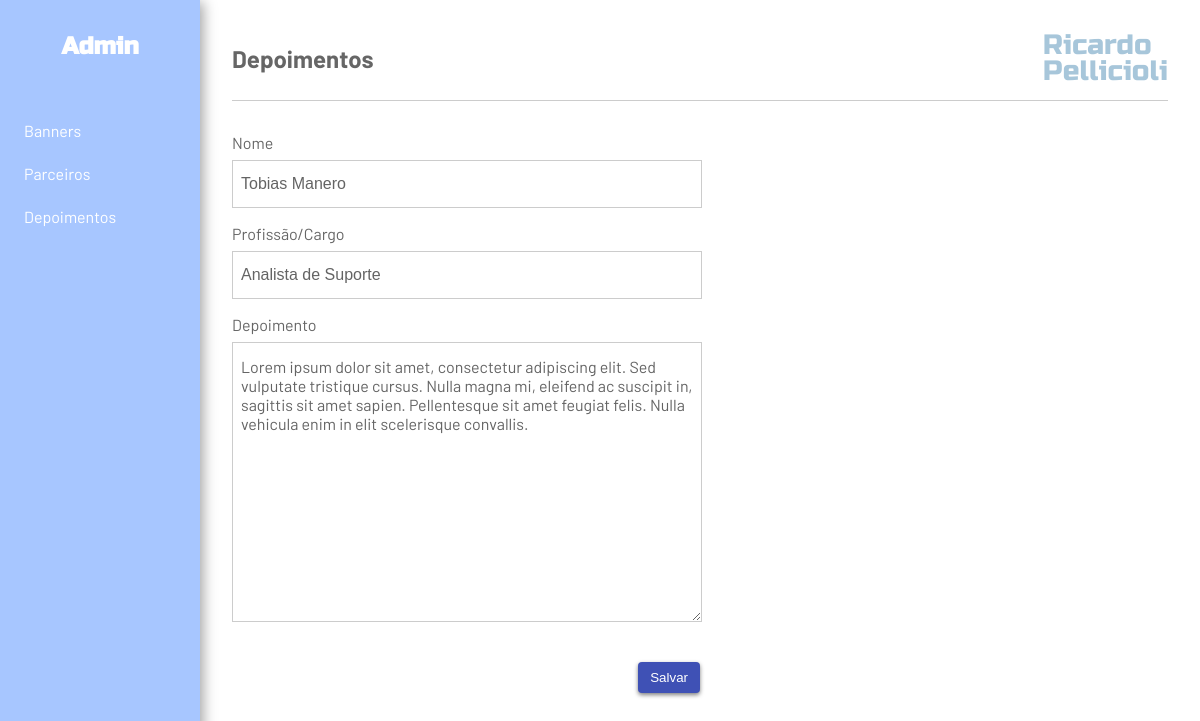
The app's page /admin/depoimento/editar/3 with its own data.
### tables this page shows
CREATE TABLE `testimony` (
  `id` int(11) NOT NULL AUTO_INCREMENT,
  `name` varchar(255) NOT NULL,
  `occupation` varchar(255) NOT NULL,
  `description` text NULL,
  PRIMARY KEY (`id`)
);

### application/controllers/Main.php (called while the page is built, shortened)
<?php
class Main extends CI_Controller {
	function __construct(){
		$this->load->helper('url');
	}
	public function testimony($id){
		if($id){
			$this->load->model('testimony_m');
			$testimony = $this->testimony_m->get($id);
		}
		$this->load->view('main', array(
			'content' => 'admin',
			'title' => "Depoimentos",
			'container' => 'form-testimony',
			'testimony' => $testimony,
			'user' => $_SESSION['user']
		));
	}
}

### index.php (called while the page is built, shortened)
<?php
require_once BASEPATH.'core/CodeIgniter.php';

### application/models/testimony_m.php (called while the page is built, shortened)
<?php
class Testimony_m extends CI_Model {
    public $table = 'testimony';
    function get($id = FALSE){
        $this->db->select('testimony.id, testimony.name, testimony.description, testimony.occupation')
            ->from($this->table.' as testimony')
            ->order_by('testimony.id', 'RANDOM')
            ->limit(2);
        if($id)
            $this->db->where('testimony.id', $id);
        $query = $this->db->get();
        $data = $query->result();
        return $data;
    }
}
?>

### application/views/form-testimony.php (the view)
<form class="common-form" action="<?php echo base_url('admin/testimony/save' . $testimony[0]->id); ?>" method="POST">
    <div class="flex column">
        <label>
            Nome
        </label>
        <input type="text" id="name" name="name" value="<?php if(isset($testimony)) echo $testimony[0]->name; ?>" class="input" autocomplete="off" />
    </div>
    <div class="flex column">
        <label>
            Profissão/Cargo
        </label>
        <input type="text" id="occupation" name="occupation" value="<?php if(isset($testimony)) echo $testimony[0]->occupation; ?>" class="input" autocomplete="off" />
    </div>
    <div class="flex column">
        <label>
            Depoimento
        </label>
        <textarea id="description" name="description" class="textarea"><?php if(isset($testimony)) echo $testimony[0]->description; ?></textarea>
    </div>
    <div class="buttons flex justify-end v-center margin-top-24">
        <button type="submit" class="button save">
            Salvar
        </button>
    </div>
</form>

### assets/css/style.css (style rules this page uses)
body { background: #FFFFFF; color: #666; font-family: 'Barlow',sans-serif; }
body,h1,h2,h3,h4,h5,h6 { margin: 0px; padding: 0px; }
label { margin-bottom: 8px; }
.common-form { width: 50%; }
.common-form > .buttons { width: 100%; }
.input { width: calc(100% - 16px); font-size:1rem; padding: 14px 8px; border: 1px solid #CCC; margin-bottom: 16px; outline: none; color:#646464; }
.textarea { width: calc(100% - 16px); height: 250px; font-size:1rem; padding: 14px 8px; border: 1px solid #CCC; margin-bottom: 16px; outline: none; color:#646464; font-family: 'Barlow',sans-serif; }
.button { margin-bottom: 12px; border-radius: 4px; border:none; box-shadow: 0 2px 4px rgba(0,0,0,.5); padding: 8px 12px; cursor: pointer; transition: .3s ease-in-out; }
.save { background: #3F51B5; color: #fff !important; }
.margin-top-24 { margin-top: 24px; }

### assets/css/flex.css (style rules this page uses)
.flex { display:flex; }
.column { flex-direction: column; }
.justify-end { justify-content: flex-end; }
.v-center { align-items: center; }

### records on screen
testimony: name "Tobias Manero", occupation "Analista de Suporte", description "Lorem ipsum dolor sit amet, consectetur adipiscing elit. Sed vulputate tristique cursus. Nulla magna mi, eleifend ac suscipit in, sagittis sit amet sapien. Pellentesque sit amet feugiat felis. Nulla vehicula enim in elit scelerisque convallis."

### other values on screen
$title "Depoimentos"
